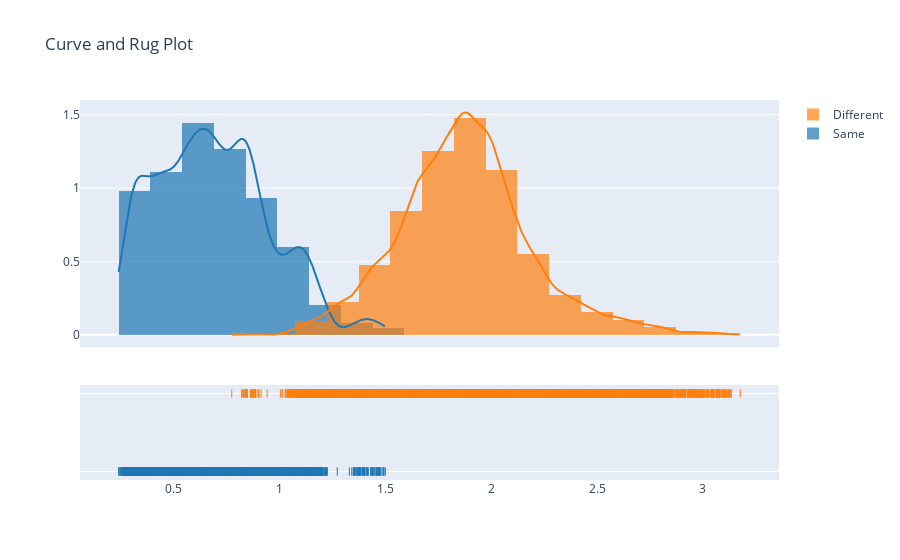

Write notebook code for a chart like this one.
### Code cell
import plotly.figure_factory as ff
import numpy as np

x1 = same_disssimilarity
x2 = different_disssimilarity

hist_data = [x1, x2]

group_labels = ["Same", "Different"]
# colors = ['#333F44', '#37AA9C']

# Create distplot with curve_type set to 'normal'
fig = ff.create_distplot(hist_data, group_labels, bin_size=0.15, show_hist=True, curve_type='kde')

# Add title
fig.update_layout(title_text='Curve and Rug Plot')
fig.show()

### Figure 1 — Plotly figure (JSON) as saved in the notebook; plotly's stock layout.template omitted (floating-point values rounded to 4 significant figures; data arrays with more than 128 entries replaced by an {"elided": "..."} marker saying what was removed)
{"data": [{"autobinx": false, "histnorm": "probability density", "legendgroup": "Same", "marker": {"color": "rgb(31, 119, 180)"}, "name": "Same", "opacity": 0.7, "type": "histogram", "x": {"elided": "3296 float values"}, "xaxis": "x", "xbins": {"end": 1.499, "size": 0.15, "start": 0.2392}, "yaxis": "y"}, {"autobinx": false, "histnorm": "probability density", "legendgroup": "Different", "marker": {"color": "rgb(255, 127, 14)"}, "name": "Different", "opacity": 0.7, "type": "histogram", "x": {"elided": "36704 float values"}, "xaxis": "x", "xbins": {"end": 3.176, "size": 0.15, "start": 0.7734}, "yaxis": "y"}, {"legendgroup": "Same", "marker": {"color": "rgb(31, 119, 180)"}, "mode": "lines", "name": "Same", "showlegend": false, "type": "scatter", "x": {"elided": "500 float values"}, "xaxis": "x", "y": {"elided": "500 float values"}, "yaxis": "y"}, {"legendgroup": "Different", "marker": {"color": "rgb(255, 127, 14)"}, "mode": "lines", "name": "Different", "showlegend": false, "type": "scatter", "x": {"elided": "500 float values"}, "xaxis": "x", "y": {"elided": "500 float values"}, "yaxis": "y"}, {"legendgroup": "Same", "marker": {"color": "rgb(31, 119, 180)", "symbol": "line-ns-open"}, "mode": "markers", "name": "Same", "showlegend": false, "type": "scatter", "x": {"elided": "3296 float values"}, "xaxis": "x", "y": {"elided": "3296 str values"}, "yaxis": "y2"}, {"legendgroup": "Different", "marker": {"color": "rgb(255, 127, 14)", "symbol": "line-ns-open"}, "mode": "markers", "name": "Different", "showlegend": false, "type": "scatter", "x": {"elided": "36704 float values"}, "xaxis": "x", "y": {"elided": "36704 str values"}, "yaxis": "y2"}], "layout": {"barmode": "overlay", "hovermode": "closest", "legend": {"traceorder": "reversed"}, "title": {"text": "Curve and Rug Plot"}, "xaxis": {"anchor": "y2", "domain": [0, 1], "zeroline": false}, "yaxis": {"anchor": "free", "domain": [0.35, 1], "position": 0}, "yaxis2": {"anchor": "x", "domain": [0, 0.25], "dtick": 1, "showticklabels": false}}}
